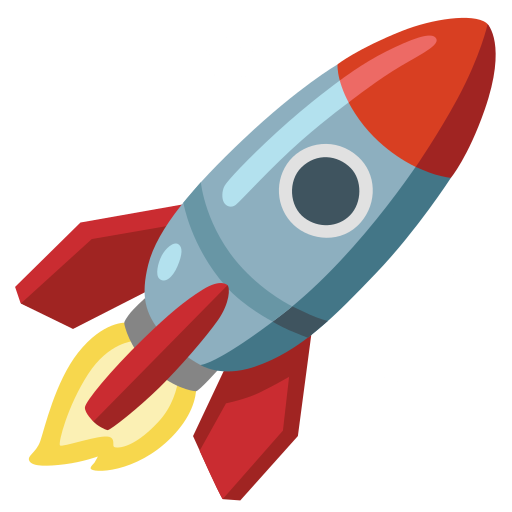
#> input picture foguete.png, 512 x 512 px
$ python main.py
#> lines starting #> are read from the running program, lines starting #| are printed output that depends on the picture
from PIL import Image
import math

# CONFIGURACOES

# digite aqui o caminho para a imagem
new_image = Image.open("foguete.png")
#> new_image is the input picture: PIL image 512x512 RGBA; mean R, G, B, A 72.6, 51.6, 48.2, 106.6
new_image = new_image.convert("RGB")
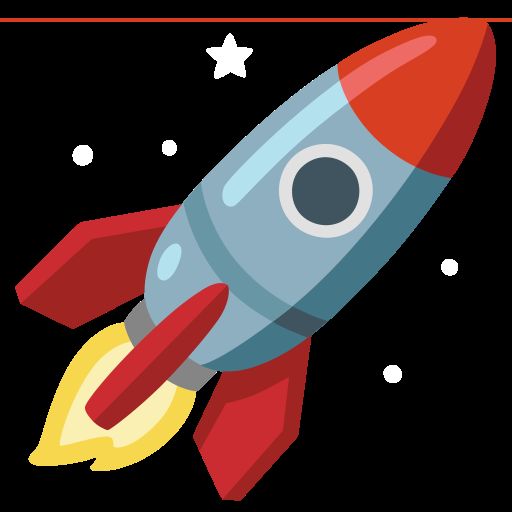
#> new_image: PIL image 512x512 RGB; mean R, G, B 72.6, 51.6, 48.2

# escala: quanto mais proximo de 1, mais preciso
res = 10

# detalhes das sombras
long_line = """$@B%8&WM#*oahkbdpqwmZO0QLCJUYXzcvunxrjft/\|()1{}[]?-_+~<>i!lI;:,"^`'. """
short_line = "@%#*+=-:. "
line = short_line


brightness_list = []
for y in reversed(range(0, new_image.height, res)):
    x_line = []
    for x in range(0, new_image.width, res):
        rgb = new_image.getpixel((x, y))
        x_line.append((rgb[0] + rgb[1] + rgb[2]) / 3)
    brightness_list.append(x_line)
#> after the loop, brightness_list = 52 items

line_list = []

for list in brightness_list:
    list_row = []
    for item in list:
        list_row.append(line[math.floor((item / (255 / len(line))) - 1)])
    line_list.append(list_row)
#> this loop made 52 passes
#> after the loop, line_list = 52 items

for i in reversed(range(len(line_list))):
    print(' '.join(line_list[i]))
#> this loop made 52 passes
#> i on passes 1 to 12: 51, 50, 49, 48, 47, 46, 45, 44, 43, 42, 41, 40
